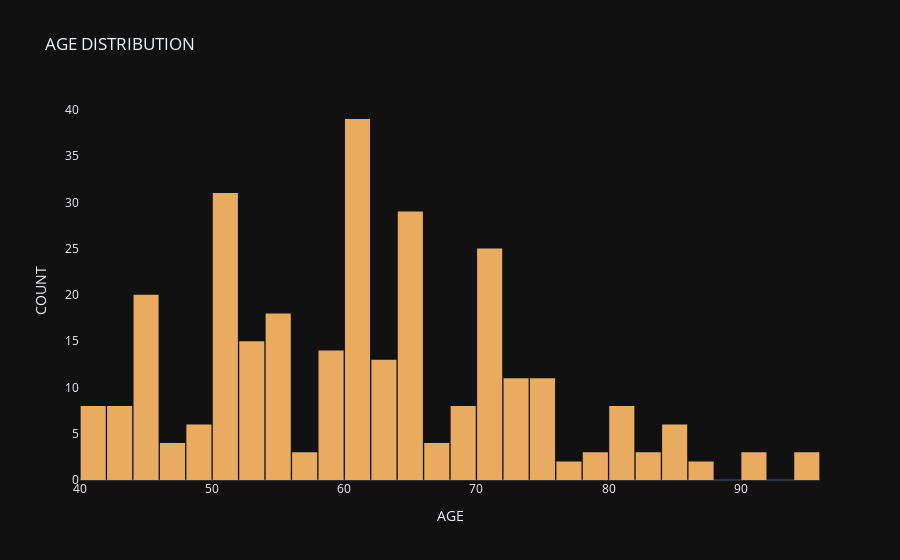

Notebook cell for this chart:
### Code cell
fig = go.Figure()
fig.add_trace(go.Histogram(
    x = df['age'],
    xbins=dict( # bins used for histogram
        start=40,
        end=95,
        size=2
    ),
    marker_color='#e8ab60',
    opacity=1
))

fig.update_layout(
    title_text='AGE DISTRIBUTION',
    xaxis_title_text='AGE',
    yaxis_title_text='COUNT', 
    bargap=0.05, # gap between bars of adjacent location coordinates
    xaxis =  {'showgrid': False },
    yaxis = {'showgrid': False },
    template = 'plotly_dark'
)

fig.show()

### Figure 1 — Plotly figure (JSON) as saved in the notebook; plotly's stock layout.template omitted (floating-point values rounded to 4 significant figures; data arrays with more than 128 entries replaced by an {"elided": "..."} marker saying what was removed)
{"data": [{"marker": {"color": "#e8ab60"}, "opacity": 1, "type": "histogram", "x": {"elided": "297 float values"}, "xbins": {"end": 95, "size": 2, "start": 40}}], "layout": {"bargap": 0.05, "title": {"text": "AGE DISTRIBUTION"}, "xaxis": {"showgrid": false, "title": {"text": "AGE"}}, "yaxis": {"showgrid": false, "title": {"text": "COUNT"}}}}
